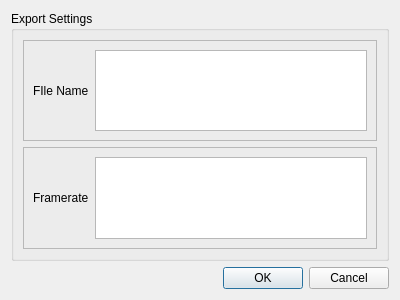
<?xml version="1.0" encoding="UTF-8"?>
<ui version="4.0">
 <class>ExportDialog</class>
 <widget class="QDialog" name="ExportDialog">
  <property name="geometry">
   <rect>
    <x>0</x>
    <y>0</y>
    <width>400</width>
    <height>300</height>
   </rect>
  </property>
  <property name="windowTitle">
   <string>Dialog</string>
  </property>
  <layout class="QGridLayout" name="gridLayout">
   <item row="0" column="0">
    <widget class="QGroupBox" name="groupBox">
     <property name="title">
      <string>Export Settings</string>
     </property>
     <layout class="QVBoxLayout" name="verticalLayout">
      <item>
       <widget class="QFrame" name="frame">
        <property name="frameShape">
         <enum>QFrame::StyledPanel</enum>
        </property>
        <property name="frameShadow">
         <enum>QFrame::Raised</enum>
        </property>
        <layout class="QGridLayout" name="gridLayout_2">
         <item row="0" column="0">
          <widget class="QLabel" name="label">
           <property name="text">
            <string>FIle Name</string>
           </property>
          </widget>
         </item>
         <item row="0" column="1">
          <widget class="QPlainTextEdit" name="plainTextEdit"/>
         </item>
        </layout>
       </widget>
      </item>
      <item>
       <widget class="QFrame" name="frame_2">
        <property name="frameShape">
         <enum>QFrame::StyledPanel</enum>
        </property>
        <property name="frameShadow">
         <enum>QFrame::Raised</enum>
        </property>
        <layout class="QGridLayout" name="gridLayout_3">
         <item row="0" column="0">
          <widget class="QLabel" name="label_2">
           <property name="text">
            <string>Framerate</string>
           </property>
          </widget>
         </item>
         <item row="0" column="1">
          <widget class="QPlainTextEdit" name="plainTextEdit_2"/>
         </item>
        </layout>
       </widget>
      </item>
     </layout>
    </widget>
   </item>
   <item row="1" column="0">
    <widget class="QDialogButtonBox" name="buttonBox">
     <property name="orientation">
      <enum>Qt::Horizontal</enum>
     </property>
     <property name="standardButtons">
      <set>QDialogButtonBox::Cancel|QDialogButtonBox::Ok</set>
     </property>
    </widget>
   </item>
  </layout>
 </widget>
 <resources/>
 <connections>
  <connection>
   <sender>buttonBox</sender>
   <signal>accepted()</signal>
   <receiver>ExportDialog</receiver>
   <slot>accept()</slot>
   <hints>
    <hint type="sourcelabel">
     <x>248</x>
     <y>254</y>
    </hint>
    <hint type="destinationlabel">
     <x>157</x>
     <y>274</y>
    </hint>
   </hints>
  </connection>
  <connection>
   <sender>buttonBox</sender>
   <signal>rejected()</signal>
   <receiver>ExportDialog</receiver>
   <slot>reject()</slot>
   <hints>
    <hint type="sourcelabel">
     <x>316</x>
     <y>260</y>
    </hint>
    <hint type="destinationlabel">
     <x>286</x>
     <y>274</y>
    </hint>
   </hints>
  </connection>
 </connections>
</ui>
